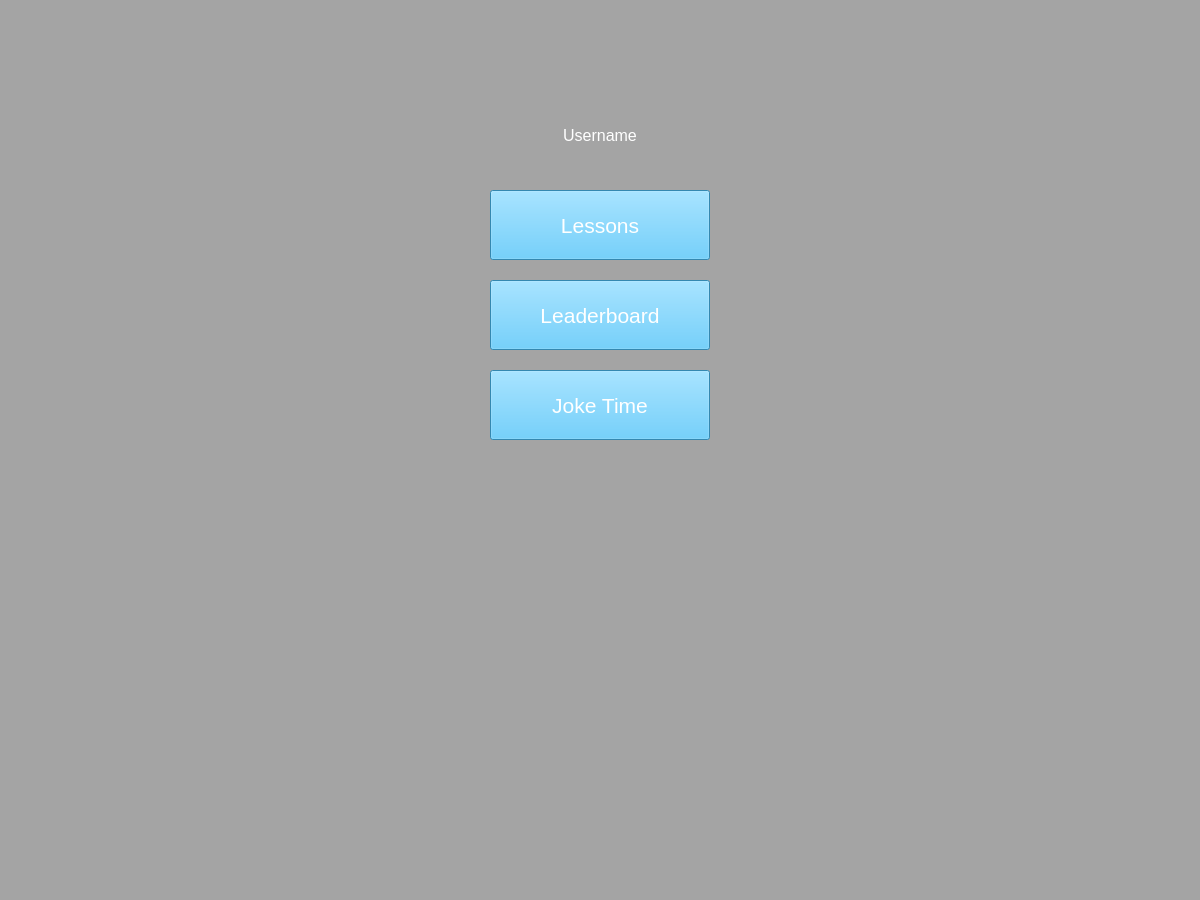
<?xml version="1.0" encoding="UTF-8"?>
<ui version="4.0">
 <class>MMW</class>
 <widget class="QMainWindow" name="MMW">
  <property name="geometry">
   <rect>
    <x>0</x>
    <y>0</y>
    <width>1200</width>
    <height>900</height>
   </rect>
  </property>
  <property name="font">
   <font>
    <pointsize>10</pointsize>
   </font>
  </property>
  <property name="cursor">
   <cursorShape>ArrowCursor</cursorShape>
  </property>
  <property name="windowTitle">
   <string>MainWindow</string>
  </property>
  <property name="styleSheet">
   <string notr="true">background-color: rgb(164, 164, 164);</string>
  </property>
  <property name="animated">
   <bool>true</bool>
  </property>
  <widget class="QWidget" name="centralwidget">
   <widget class="QPushButton" name="profile_btn">
    <property name="geometry">
     <rect>
      <x>530</x>
      <y>110</y>
      <width>140</width>
      <height>50</height>
     </rect>
    </property>
    <property name="font">
     <font>
      <pointsize>12</pointsize>
      <kerning>true</kerning>
     </font>
    </property>
    <property name="cursor">
     <cursorShape>PointingHandCursor</cursorShape>
    </property>
    <property name="styleSheet">
     <string notr="true">color: rgb(255, 255, 255);
background-color: rgb(74, 190, 247)</string>
    </property>
    <property name="text">
     <string>Username</string>
    </property>
    <property name="icon">
     <iconset>
      <normaloff>images/Program images/avatar.png</normaloff>images/Program images/avatar.png</iconset>
    </property>
    <property name="iconSize">
     <size>
      <width>30</width>
      <height>30</height>
     </size>
    </property>
    <property name="shortcut">
     <string/>
    </property>
    <property name="autoDefault">
     <bool>false</bool>
    </property>
    <property name="flat">
     <bool>true</bool>
    </property>
   </widget>
   <widget class="QPushButton" name="lessons_btn">
    <property name="geometry">
     <rect>
      <x>490</x>
      <y>190</y>
      <width>220</width>
      <height>70</height>
     </rect>
    </property>
    <property name="font">
     <font>
      <pointsize>16</pointsize>
     </font>
    </property>
    <property name="cursor">
     <cursorShape>PointingHandCursor</cursorShape>
    </property>
    <property name="styleSheet">
     <string notr="true">color: rgb(255, 255, 255);
background-color: rgb(74, 190, 247)</string>
    </property>
    <property name="text">
     <string>Lessons</string>
    </property>
    <property name="flat">
     <bool>false</bool>
    </property>
   </widget>
   <widget class="QPushButton" name="leaderboard_btn">
    <property name="geometry">
     <rect>
      <x>490</x>
      <y>280</y>
      <width>220</width>
      <height>70</height>
     </rect>
    </property>
    <property name="font">
     <font>
      <family>MS Shell Dlg 2</family>
      <pointsize>16</pointsize>
     </font>
    </property>
    <property name="cursor">
     <cursorShape>PointingHandCursor</cursorShape>
    </property>
    <property name="styleSheet">
     <string notr="true">color: rgb(255, 255, 255);
background-color: rgb(74, 190, 247)</string>
    </property>
    <property name="text">
     <string>Leaderboard</string>
    </property>
   </widget>
   <widget class="QPushButton" name="joketime_btn">
    <property name="geometry">
     <rect>
      <x>490</x>
      <y>370</y>
      <width>220</width>
      <height>70</height>
     </rect>
    </property>
    <property name="font">
     <font>
      <family>MS Shell Dlg 2</family>
      <pointsize>16</pointsize>
     </font>
    </property>
    <property name="cursor">
     <cursorShape>PointingHandCursor</cursorShape>
    </property>
    <property name="styleSheet">
     <string notr="true">color: rgb(255, 255, 255);
background-color: rgb(74, 190, 247)</string>
    </property>
    <property name="text">
     <string>Joke Time</string>
    </property>
   </widget>
   <widget class="QLabel" name="jokePix_label">
    <property name="enabled">
     <bool>true</bool>
    </property>
    <property name="geometry">
     <rect>
      <x>230</x>
      <y>650</y>
      <width>770</width>
      <height>480</height>
     </rect>
    </property>
    <property name="styleSheet">
     <string notr="true">background-color: rgb(164, 164, 164);</string>
    </property>
    <property name="text">
     <string/>
    </property>
   </widget>
   <widget class="QLabel" name="Duo_label">
    <property name="geometry">
     <rect>
      <x>480</x>
      <y>460</y>
      <width>250</width>
      <height>190</height>
     </rect>
    </property>
    <property name="styleSheet">
     <string notr="true">background-color: rgb(164, 164, 164);
color: rgb(164, 164, 164);</string>
    </property>
    <property name="text">
     <string/>
    </property>
    <property name="pixmap">
     <pixmap>images/Duo/1.png</pixmap>
    </property>
   </widget>
  </widget>
  <widget class="QStatusBar" name="statusbar"/>
 </widget>
 <resources/>
 <connections/>
</ui>
